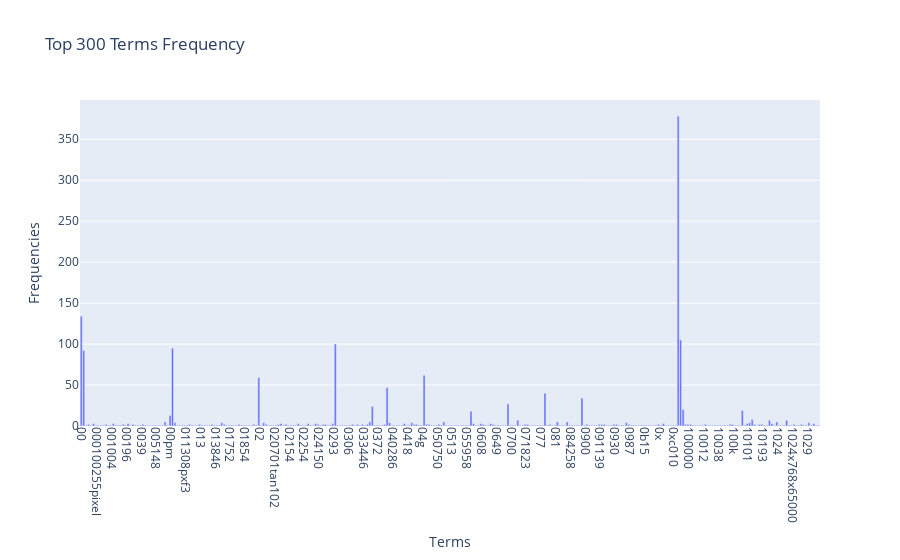

Write notebook code for a chart like this one.
### Markdown cell above
### >>> **Exercise 12 (take home):**
If you want a nicer interactive visualization here, I would encourage you try to install and use plotly to achieve this.

### Code cell
# Answer here
import plotly.express as px

fig = px.bar(
    x = count_vect.get_feature_names_out()[:300],
    y = term_frequencies[:300],
    labels={'x':'Terms', 'y':'Frequencies'},
    title="Top 300 Terms Frequency"
)
fig.update_layout(xaxis_tickangle=90)  # 把 x 軸標籤轉直
fig.show()

### Figure 1 — Plotly figure (JSON) as saved in the notebook; plotly's stock layout.template omitted (floating-point values rounded to 4 significant figures; data arrays with more than 128 entries replaced by an {"elided": "..."} marker saying what was removed)
{"data": [{"hovertemplate": "Terms=%{x}<br>Frequencies=%{y}<extra></extra>", "legendgroup": "", "marker": {"color": "#636efa", "pattern": {"shape": ""}}, "name": "", "orientation": "v", "showlegend": false, "textposition": "auto", "type": "bar", "x": {"elided": "300 str values"}, "xaxis": "x", "y": {"elided": "300 int values"}, "yaxis": "y"}], "layout": {"barmode": "relative", "legend": {"tracegroupgap": 0}, "title": {"text": "Top 300 Terms Frequency"}, "xaxis": {"anchor": "y", "domain": [0, 1], "tickangle": 90, "title": {"text": "Terms"}}, "yaxis": {"anchor": "x", "domain": [0, 1], "title": {"text": "Frequencies"}}}}
